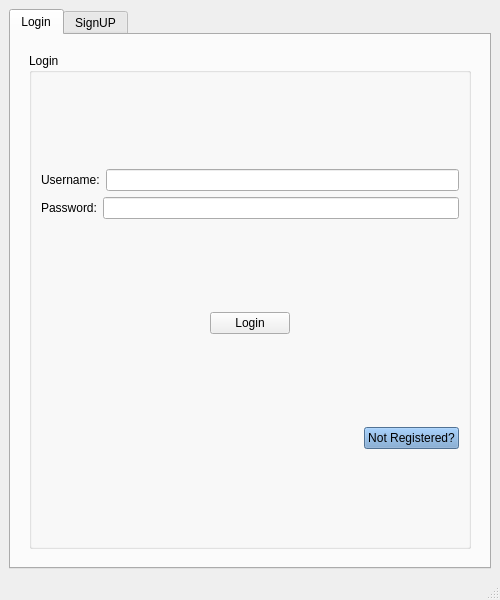
<?xml version="1.0" encoding="UTF-8"?>
<ui version="4.0">
 <class>MainWindow</class>
 <widget class="QMainWindow" name="MainWindow">
  <property name="geometry">
   <rect>
    <x>0</x>
    <y>0</y>
    <width>500</width>
    <height>600</height>
   </rect>
  </property>
  <property name="windowTitle">
   <string>MainWindow</string>
  </property>
  <widget class="QWidget" name="centralwidget">
   <layout class="QVBoxLayout" name="verticalLayout">
    <item>
     <widget class="QTabWidget" name="tabWidget">
      <property name="currentIndex">
       <number>0</number>
      </property>
      <widget class="QWidget" name="LoginForm">
       <attribute name="title">
        <string>Login</string>
       </attribute>
       <layout class="QVBoxLayout" name="verticalLayout_2">
        <item>
         <widget class="QWidget" name="widget_2" native="true">
          <layout class="QVBoxLayout" name="verticalLayout_5">
           <item>
            <widget class="QGroupBox" name="groupBox">
             <property name="title">
              <string>Login</string>
             </property>
             <layout class="QVBoxLayout" name="verticalLayout_7">
              <item>
               <layout class="QVBoxLayout" name="verticalLayout_10">
                <item>
                 <layout class="QHBoxLayout" name="horizontalLayout_23">
                  <item>
                   <widget class="QLabel" name="label_15">
                    <property name="text">
                     <string>Username:</string>
                    </property>
                   </widget>
                  </item>
                  <item>
                   <widget class="QLineEdit" name="lineEdit_Username_3">
                    <property name="echoMode">
                     <enum>QLineEdit::Normal</enum>
                    </property>
                    <property name="dragEnabled">
                     <bool>false</bool>
                    </property>
                   </widget>
                  </item>
                 </layout>
                </item>
                <item>
                 <layout class="QHBoxLayout" name="horizontalLayout_24">
                  <item>
                   <widget class="QLabel" name="label_16">
                    <property name="text">
                     <string>Password:</string>
                    </property>
                   </widget>
                  </item>
                  <item>
                   <widget class="QLineEdit" name="lineEdit_2_Password_3">
                    <property name="echoMode">
                     <enum>QLineEdit::Password</enum>
                    </property>
                    <property name="placeholderText">
                     <string/>
                    </property>
                   </widget>
                  </item>
                 </layout>
                </item>
               </layout>
              </item>
              <item>
               <layout class="QHBoxLayout" name="horizontalLayout_25">
                <item>
                 <spacer name="horizontalSpacer_11">
                  <property name="orientation">
                   <enum>Qt::Horizontal</enum>
                  </property>
                  <property name="sizeHint" stdset="0">
                   <size>
                    <width>58</width>
                    <height>20</height>
                   </size>
                  </property>
                 </spacer>
                </item>
                <item>
                 <widget class="QPushButton" name="pushButton_3">
                  <property name="text">
                   <string>Login</string>
                  </property>
                 </widget>
                </item>
                <item>
                 <spacer name="horizontalSpacer_12">
                  <property name="orientation">
                   <enum>Qt::Horizontal</enum>
                  </property>
                  <property name="sizeHint" stdset="0">
                   <size>
                    <width>40</width>
                    <height>20</height>
                   </size>
                  </property>
                 </spacer>
                </item>
               </layout>
              </item>
              <item>
               <layout class="QHBoxLayout" name="horizontalLayout_26">
                <item>
                 <spacer name="horizontalSpacer_13">
                  <property name="orientation">
                   <enum>Qt::Horizontal</enum>
                  </property>
                  <property name="sizeHint" stdset="0">
                   <size>
                    <width>40</width>
                    <height>20</height>
                   </size>
                  </property>
                 </spacer>
                </item>
                <item>
                 <widget class="QPushButton" name="pushButton_4">
                  <property name="styleSheet">
                   <string notr="true">alternate-background-color: rgb(114, 159, 207);
background-color: rgb(114, 159, 207);</string>
                  </property>
                  <property name="text">
                   <string>Not Registered?</string>
                  </property>
                 </widget>
                </item>
               </layout>
              </item>
             </layout>
            </widget>
           </item>
          </layout>
         </widget>
        </item>
       </layout>
      </widget>
      <widget class="QWidget" name="tab_4">
       <attribute name="title">
        <string>SignUP</string>
       </attribute>
       <layout class="QVBoxLayout" name="verticalLayout_3">
        <item>
         <widget class="QWidget" name="widget" native="true">
          <layout class="QVBoxLayout" name="verticalLayout_4">
           <item>
            <widget class="QGroupBox" name="groupBox_2">
             <property name="title">
              <string>Sign Up </string>
             </property>
             <layout class="QVBoxLayout" name="verticalLayout_11">
              <item>
               <layout class="QVBoxLayout" name="verticalLayout_12">
                <item>
                 <layout class="QHBoxLayout" name="horizontalLayout_27">
                  <item>
                   <widget class="QLabel" name="label_17">
                    <property name="text">
                     <string>Username</string>
                    </property>
                   </widget>
                  </item>
                  <item>
                   <widget class="QLineEdit" name="lineEdit_Username_4">
                    <property name="echoMode">
                     <enum>QLineEdit::Normal</enum>
                    </property>
                    <property name="dragEnabled">
                     <bool>false</bool>
                    </property>
                   </widget>
                  </item>
                 </layout>
                </item>
                <item>
                 <layout class="QHBoxLayout" name="horizontalLayout_28">
                  <item>
                   <widget class="QLabel" name="label_18">
                    <property name="text">
                     <string>Password</string>
                    </property>
                   </widget>
                  </item>
                  <item>
                   <widget class="QLineEdit" name="lineEdit_2_Password_4">
                    <property name="echoMode">
                     <enum>QLineEdit::Password</enum>
                    </property>
                    <property name="placeholderText">
                     <string/>
                    </property>
                   </widget>
                  </item>
                 </layout>
                </item>
               </layout>
              </item>
              <item>
               <layout class="QHBoxLayout" name="horizontalLayout_29">
                <item>
                 <spacer name="horizontalSpacer_14">
                  <property name="orientation">
                   <enum>Qt::Horizontal</enum>
                  </property>
                  <property name="sizeHint" stdset="0">
                   <size>
                    <width>58</width>
                    <height>20</height>
                   </size>
                  </property>
                 </spacer>
                </item>
                <item>
                 <widget class="QPushButton" name="pushButton_8">
                  <property name="text">
                   <string>Sign Up</string>
                  </property>
                 </widget>
                </item>
                <item>
                 <spacer name="horizontalSpacer_15">
                  <property name="orientation">
                   <enum>Qt::Horizontal</enum>
                  </property>
                  <property name="sizeHint" stdset="0">
                   <size>
                    <width>40</width>
                    <height>20</height>
                   </size>
                  </property>
                 </spacer>
                </item>
               </layout>
              </item>
              <item>
               <layout class="QHBoxLayout" name="horizontalLayout_30">
                <item>
                 <spacer name="horizontalSpacer_16">
                  <property name="orientation">
                   <enum>Qt::Horizontal</enum>
                  </property>
                  <property name="sizeHint" stdset="0">
                   <size>
                    <width>40</width>
                    <height>20</height>
                   </size>
                  </property>
                 </spacer>
                </item>
               </layout>
              </item>
             </layout>
            </widget>
           </item>
           <item alignment="Qt::AlignRight">
            <widget class="QPushButton" name="pushButton">
             <property name="text">
              <string>Login</string>
             </property>
            </widget>
           </item>
          </layout>
         </widget>
        </item>
       </layout>
      </widget>
     </widget>
    </item>
   </layout>
  </widget>
  <widget class="QStatusBar" name="statusbar"/>
 </widget>
 <resources/>
 <connections/>
</ui>
